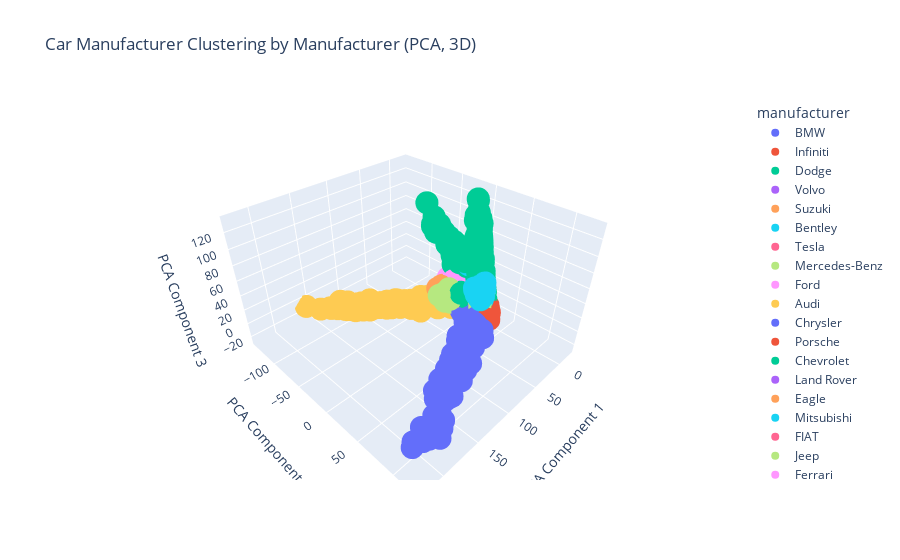

Notebook source saved alongside this figure:
### Code cell
# Interactive 3D visualization by manufacturer
fig_manufacturer = px.scatter_3d(
    df,
    x="PCA Component 1",
    y="PCA Component 2",
    z="PCA Component 3",
    color="manufacturer",
    hover_name="manufacturer",
    title="Car Manufacturer Clustering by Manufacturer (PCA, 3D)",
)
fig_manufacturer.show()
